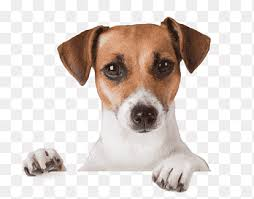
#> input picture doggerz-app/src/assets/dog-pic.jpg, 254 x 199 px
$ python slice-grid.py ../../doggerz-app/src/assets/dog-pic.jpg out 5 5 5 100
#> lines starting #> are read from the running program, lines starting #| are printed output that depends on the picture
import os
import sys
from PIL import Image


def die(msg):
    print(msg, file=sys.stderr)
    sys.exit(1)


# Usage:
# python scripts/slice-grid.py <sheet.png> <outDir> <cols> <rows> <frames> [cellSize]
#
# Example:
# python scripts/slice-grid.py art/sheets/jrt_real_v1/puppy/walk.png art/frames/jrt_real_v1/puppy/walk 4 3 12 1024
#
# cellSize optional: if provided, assumes the sheet is cellSize x cellSize and divides by cols/rows.
# otherwise it uses image width/cols and height/rows.

if len(sys.argv) < 6:
    die("Usage: slice-grid.py <sheet.png> <outDir> <cols> <rows> <frames> [cellSize]")

sheet_path = sys.argv[1]
out_dir = sys.argv[2]
cols = int(sys.argv[3])
rows = int(sys.argv[4])
frames = int(sys.argv[5])
cell_size = int(sys.argv[6]) if len(sys.argv) >= 7 else None

if not os.path.exists(sheet_path):
    die(f"Sheet not found: {sheet_path}")

img = Image.open(sheet_path).convert("RGBA")
w, h = img.size
#> w = 254; h = 199

if cell_size:
    w = cell_size
    h = cell_size

cell_w = w // cols
cell_h = h // rows

os.makedirs(out_dir, exist_ok=True)

count = 0
for r in range(rows):
    for c in range(cols):
        if count >= frames:
            break
        x0 = c * cell_w
        y0 = r * cell_h
        frame = img.crop((x0, y0, x0 + cell_w, y0 + cell_h))

        out_name = f"frame_{count + 1:04d}.webp"
        out_path = os.path.join(out_dir, out_name)
        frame.save(out_path, "WEBP", quality=95, method=6)
        count += 1
    if count >= frames:
        break
#> this loop made 1 pass
#> pass 1, `frame.save(out_path, "WEBP", quality=95, method=6)`:
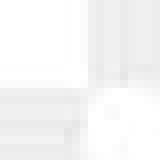
#> saved as frame_0001.webp: PIL image 20x20 RGBA (shown 8 times larger); mean R, G, B, A 246.4, 246.4, 246.4, 255
#> after the loop, count = 5

print(f"Sliced {count} frames into {out_dir}")
#| Sliced 5 frames into out
